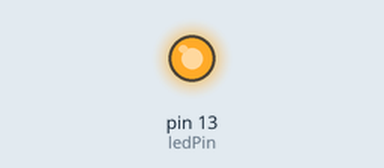
Recording of a sketch running on a simulated Arduino Uno, built with avr-gcc and run on an emulated ATmega328P. On the bench: output pins drawn as LEDs (lit = HIGH).

Above: at 0.3 s.
At 22.3 s:
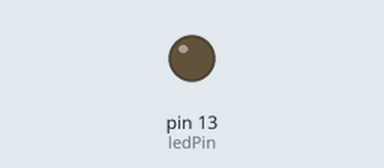
Timing chart, 0 to 32.8 s (numbered marks = the images above):
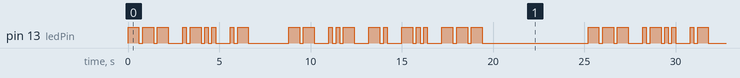

Measured:
- by itself, pin 13 (ledPin): moves between LOW and HIGH, repeating every 25.2 s
- by itself, everything shown: repeats every 25.2 s, in 44 steps

The sketch:

ATIVIDADE1.ino
```cpp
// Defina o pino do LED
const int ledPin = 13;

// Defina os tempos de duração
const int tempoPonto = 200;  // 200 milissegundos
const int tempoTraco = 3 * tempoPonto;
const int tempoEntreElementos = tempoPonto;
const int tempoEntreLetras = 3 * tempoPonto;
const int tempoEntrePalavras = 7 * tempoPonto;

// Mapeamento do Código Morse
String morseMap[] = {
  // Letras
  ".-",   // A
  "-...", // B
  "-.-.", // C
  "-..",  // D
  ".",    // E
  "..-.", // F
  "--.",  // G
  "....", // H
  "..",   // I
  ".---", // J
  "-.-",  // K
  ".-..", // L
  "--",   // M
  "-.",   // N
  "---",  // O
  ".--.", // P
  "--.-", // Q
  ".-.",  // R
  "...",  // S
  "-",    // T
  "..-",  // U
  "...-", // V
  ".--",  // W
  "-..-", // X
  "-.--", // Y
  "--..", // Z
  // Números
  "-----",  // 0
  ".----",  // 1
  "..---",  // 2
  "...--",  // 3
  "....-",  // 4
  ".....",  // 5
  "-....",  // 6
  "--...",  // 7
  "---..",  // 8
  "----."   // 9
};

// Frase para ser transmitida
String frase = "Ola mundo";

void setup() {
  pinMode(ledPin, OUTPUT);
}

void loop() {
  for (int i = 0; i < frase.length(); i++) {
    char c = frase[i];

    // Converter o caractere para maiúscula para facilitar o mapeamento
    c = toupper(c);

    // Se o caractere for um espaço, adicione um atraso de palavra
    if (c == ' ') {
      delay(tempoEntrePalavras);
      continue;
    }

    // Encontrar o índice do caractere
    int index = (int)c - (int)'A';

    // Apenas para letras, ignore outros caracteres
    if (index >= 0 && index < 26) {
      String morseCode = morseMap[index];

      // Transmitir o código Morse
      for (int j = 0; j < morseCode.length(); j++) {
        char morseChar = morseCode[j];

        if (morseChar == '.') {
          piscar(tempoPonto);
        } else if (morseChar == '-') {
          piscar(tempoTraco);
        }
        delay(tempoEntreElementos);
      }
      delay(tempoEntreLetras);
    }
  }

  // Repita a mensagem após um tempo
  delay(5000);
}

void piscar(int duracao) {
  digitalWrite(ledPin, HIGH);
  delay(duracao);
  digitalWrite(ledPin, LOW);
}
```
